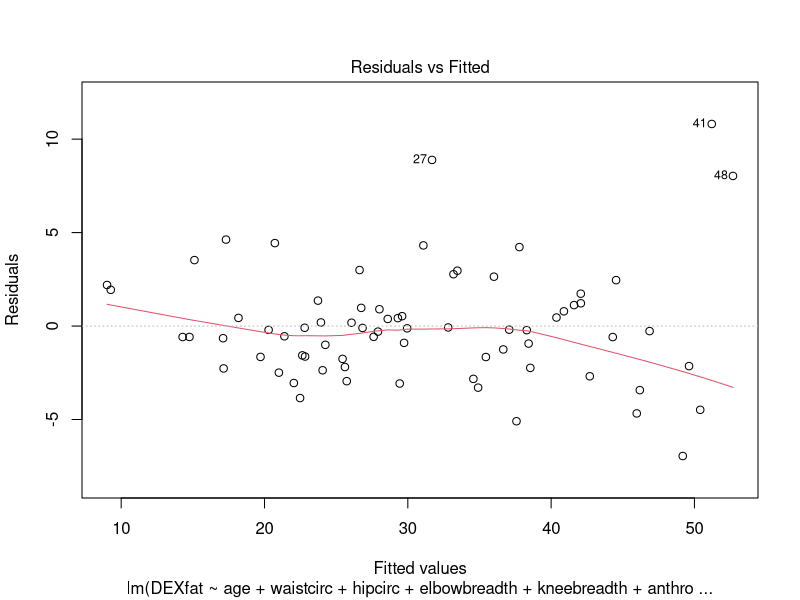
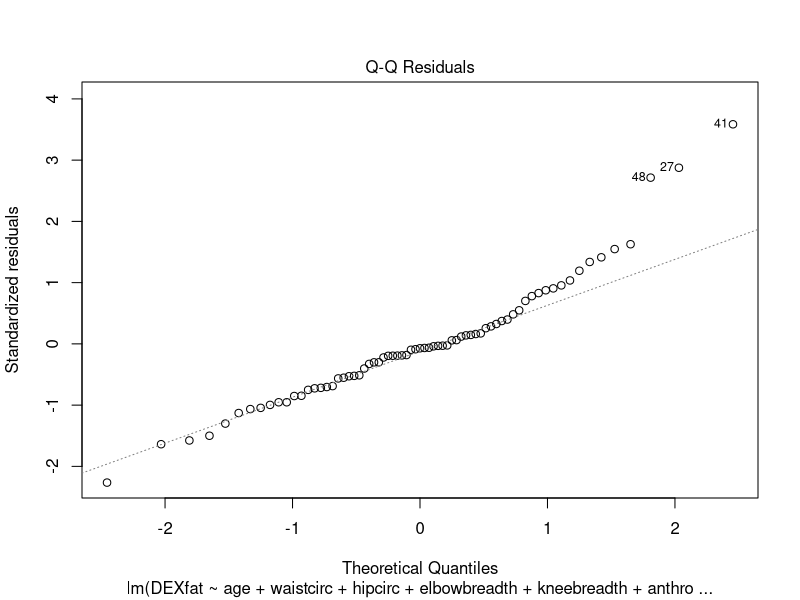
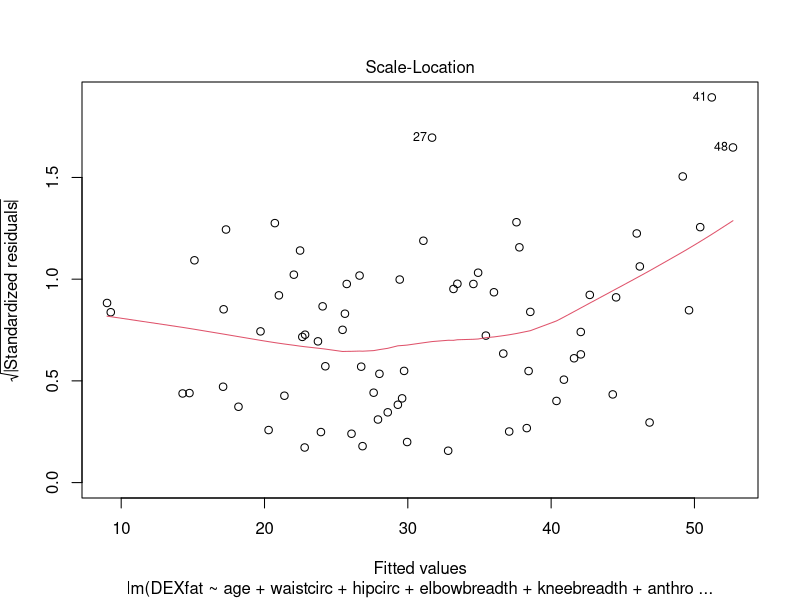
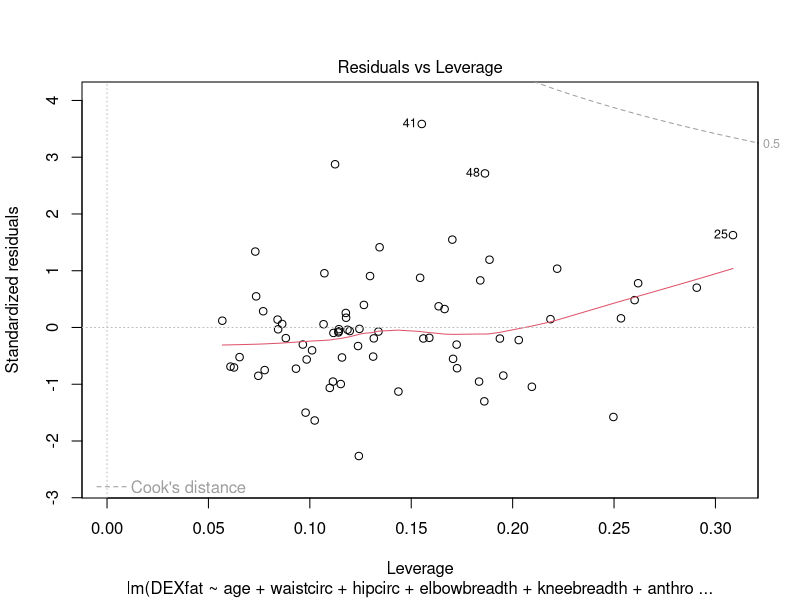
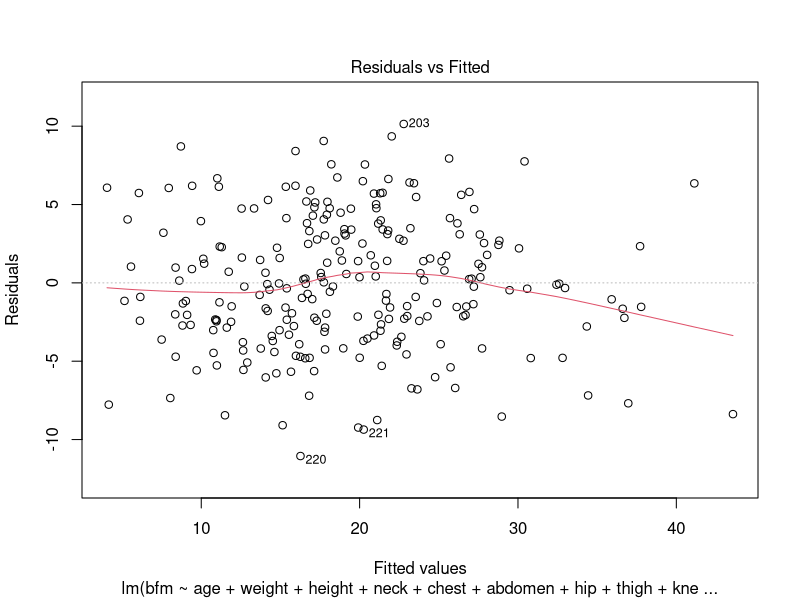
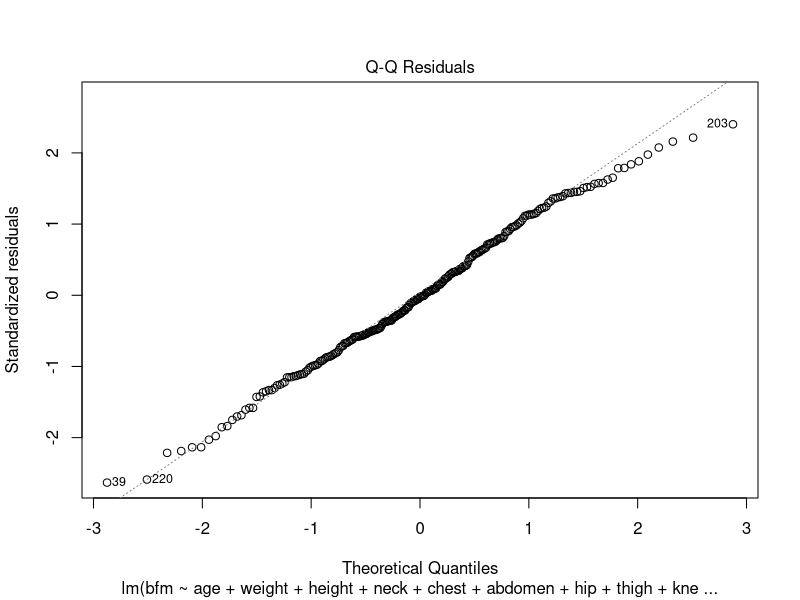
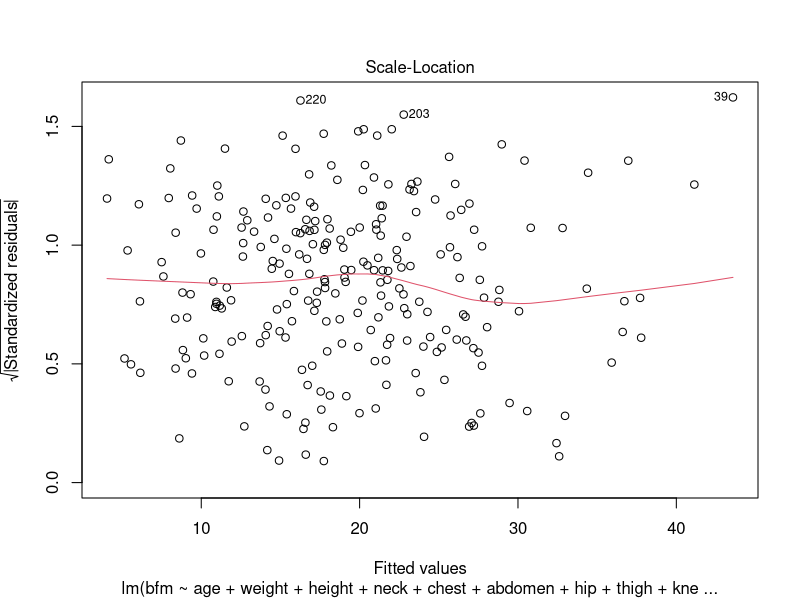
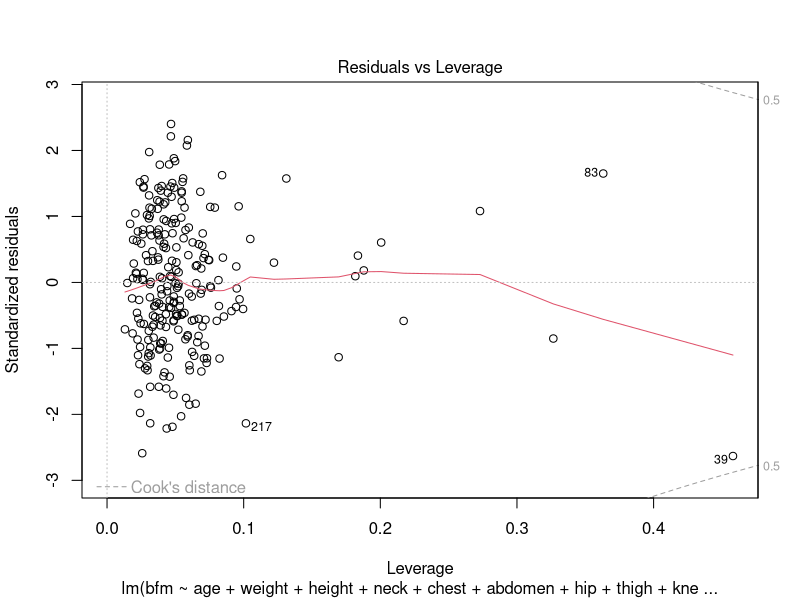

These charts were generated, in order, by the following R code:
# load packages
library("dplyr")
library("tidyverse")

setwd("/Users/Jessika/Documents/GitHub/SF2930-projects/project-1")

# load data for women
women <- read.csv("bodyfatwomen.csv")

model_women <- lm(DEXfat ~ age + waistcirc + hipcirc + elbowbreadth + kneebreadth + anthro3a + anthro3b + anthro3c + anthro4, data = women)
anova(model_women)
summary(model_women)
plot(model_women)

# load data for men
men <- read.csv("bodyfatmen.csv")

#create response variable using Siris Equation
men$bfm <- c(495/(men$density)-450)

#fit model to data
model_men <- lm(bfm ~ age + weight + height + neck + chest + abdomen + hip + thigh + knee + ankle + biceps + forearm + wrist, data = men)
anova(model_men)
summary(model_men)
plot(model_men)
